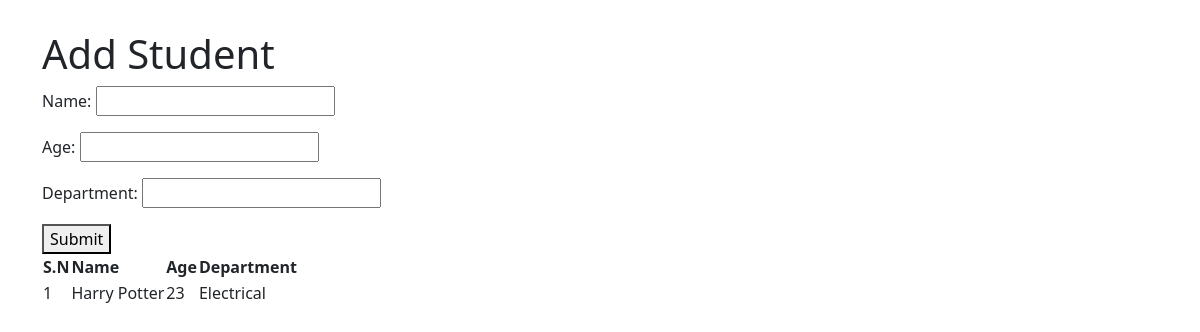
The page /classbased/student-model-form/ on the database as committed earlier.
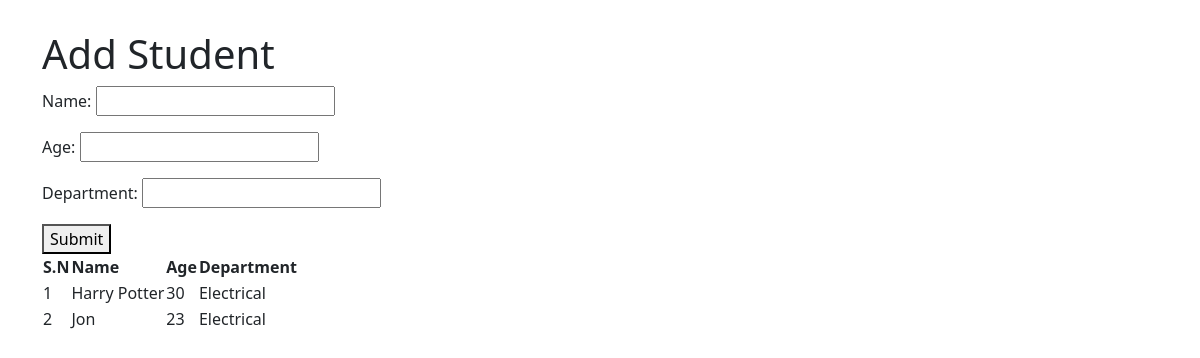
The same page on the database as committed later.
### myapp/models.py (models this page shows, shortened)
class Student(models.Model):
    name = models.CharField(max_length=50)
    profile_picture = models.FileField(upload_to="profile_pictures", null=True, blank=True)
    age = models.IntegerField()
    department = models.CharField(max_length=20)
    classroom = models.ForeignKey(ClassRoom, on_delete=models.CASCADE,
                                  related_name='classroom_students', null=True, blank=True)

### classbased/views.py (the view)
# urls.py: path("student-model-form/", student_model_form, name="student_model_form"),
def student_model_form(request):
    if request.method == "POST":
        form = StudentModelForm(request.POST)
        if form.is_valid():
            form.save()
            return redirect("student_model_form")
    context = {
        "title": "Add Student",
        "form": StudentModelForm(),
        "students": Student.objects.all()
    }
    return render(request, "classbased/student_model_form.html", context=context)

### classbased/forms.py
class StudentModelForm(forms.ModelForm):
    class Meta:
        model = Student
        fields = ["name", "age", "department"]

### classbased/templates/classbased/student_model_form.html (shortened to what this page needs)
{% extends "form/base.html" %}
{% block content %}
    <div style="margin-top: 30px">
    <h1>{{ title }}</h1>
        <form method="post" action="{% url 'student_model_form' %}">
            {{ form.as_p }}
            <button type="submit">Submit</button>
        </form>
    <table>
        <thead>
            <th>S.N</th>
            <th>Name</th>
            <th>Age</th>
            <th>Department</th>
        </thead>
        <tbody>
        {% for student in students %}
        <tr>
            <td>{{ forloop.counter }}</td>
            <td>{{ student.name }}</td>
            <td>{{ student.age }}</td>
            <td>{{ student.department }}</td>
        </tr>
        {% endfor %}
        </tbody>
    </table>
    </div>
{% endblock %}

Rows that differ between the two databases and show on the page:
changed Student "Harry Potter": age "23" → "30"
added Student: name "Jon", age "23", department "Electrical"
